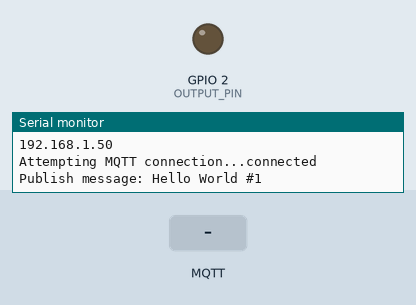
Recording of a sketch running on a simulated ESP8266 (NodeMCU). Parts: output pins drawn as LEDs (lit = HIGH), the last lines printed to the serial monitor. The test bench sets the inputs (shaded band). WiFi joins after 1.5 s; servers stay silent unless stated; no MQTT or app messages arrive unless stated.

Above: at 2.7 s.
2.8 s: MQTT message "0" arrives on the first subscribed topic
At 3.2 s:
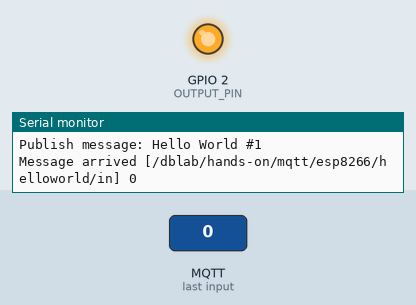
4.3 s: MQTT message "1" arrives on the first subscribed topic
At 5.5 s:
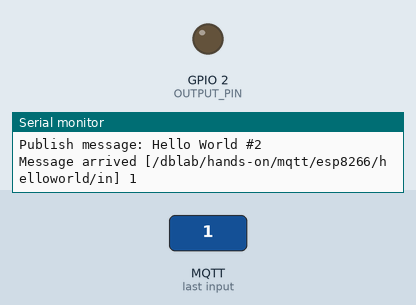
5.8 s: MQTT message "2" arrives on the first subscribed topic
At 6.6 s:
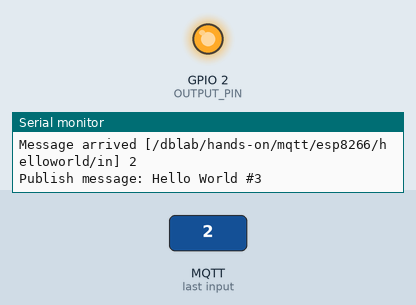
Timing chart, 0 to 8.8 s (numbered marks = the images above; inputs shaded):
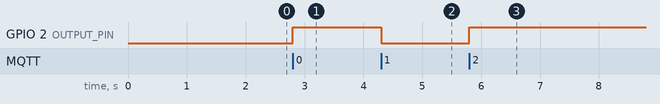

Measured:
- after the input at 2.8 s, GPIO 2 (OUTPUT_PIN): LOW → HIGH at once
- after the input at 4.3 s, GPIO 2 (OUTPUT_PIN): HIGH → LOW at once
- after the input at 5.8 s, GPIO 2 (OUTPUT_PIN): LOW → HIGH at once

The sketch:

MQTT_ESP8266.ino
```cpp
/*
 Basic ESP8266 MQTT example

 This sketch demonstrates the capabilities of the pubsub library in combination
 with the ESP8266 board/library.

 It connects to an MQTT server then:
  - publishes "Hello World" to the topic "mqtt_out_topic" every two seconds
  - subscribes to the topic "mqtt_in_topic", printing out any messages
    it receives. NB - it assumes the received payloads are strings not binary
  - If the first character of the topic "mqtt_in_topic" is an 1, switch ON the ESP Led,
    else switch it off

 It will reconnect to the server if the connection is lost using a blocking
 reconnect function. See the 'mqtt_reconnect_nonblocking' example for how to
 achieve the same result without blocking the main loop.
*/
#include <ESP8266WiFi.h>
#include <PubSubClient.h>

#define BAUD_RATE 115200
#define MESSAGE_MAX_SIZE 50
#define OUTPUT_PIN 2

// Update these with values suitable for your network.
const char* ssid = "DBLABDevices";
const char* password = "@rdu!n0$";
const char* mqtt_server = "192.168.10.18";
const int mqtt_server_port = 31223;
const char* mqtt_in_topic = "/dblab/hands-on/mqtt/esp8266/helloworld/in";
const char* mqtt_out_topic = "/dblab/hands-on/mqtt/esp8266/helloworld/out";

WiFiClient wifiClient;
PubSubClient client(wifiClient);
char msg[MESSAGE_MAX_SIZE];
int value = 0;
long lastMsg = 0;

// Initialize WIFI Module
void setup_wifi() {
  delay(10);
  // We start by connecting to a WiFi network
  Serial.println();
  Serial.print("Connecting to ");
  Serial.println(ssid);

  WiFi.begin(ssid, password);

  while (WiFi.status() != WL_CONNECTED) {
    delay(500);
    Serial.print(".");
  }

  Serial.println("");
  Serial.println("WiFi connected");
  Serial.println("IP address: ");
  Serial.println(WiFi.localIP());
}

// Callback function for incoming messages
void callback(char* topic, byte* payload, unsigned int length) {
  Serial.print("Message arrived [");
  Serial.print(topic);
  Serial.print("] ");
  for (int i = 0; i < length; i++) {
    Serial.print((char)payload[i]);
  }
  Serial.println();

  // Switch on the LED if an 1 was received as first character
  if ((char)payload[0] == '1') {
    digitalWrite(OUTPUT_PIN, LOW); // Turn the LED on (LOW is the voltage level)
    // but actually the LED is on; this is because
    // it is acive low on the ESP-01)
  } else {
    digitalWrite(OUTPUT_PIN, HIGH); // Turn the LED off (HIGH is the voltage level)
  }
}

// Function used to reconnect WIFI Module
void reconnect() {
  // Loop until we're reconnected
  while (!client.connected()) {
    Serial.print("Attempting MQTT connection...");
    // Attempt to connect
    if (client.connect("ESP8266Client")) {
      Serial.println("connected");
      // Once connected, publish an announcement...
      client.publish(mqtt_out_topic, "hello world");
      // ... and resubscribe
      client.subscribe(mqtt_in_topic);
    } else {
      Serial.print("failed, rc=");
      Serial.print(client.state());
      Serial.println(" try again in 5 seconds");
      // Wait 5 seconds before retrying
      delay(5000);
    }
  }
}

// Setup function runs once when you press reset or power the board
void setup() {
  // Setup serial port baud rate
  Serial.begin(BAUD_RATE);

  // Initialize digital pin 13 as an output.
  pinMode(OUTPUT_PIN, OUTPUT);

  // Initialize WIFI Module
  setup_wifi();

  // Setup mqtt server host and port
  client.setServer(mqtt_server, mqtt_server_port);

  // Setup mqtt callback function for incoming messages
  client.setCallback(callback);
}

// Loop function runs over and over again forever
void loop() {
  if (!client.connected()) {
    reconnect();
  }
  client.loop();

  long now = millis();
  if (now - lastMsg > 2000) {
    lastMsg = now;
    ++value;
    snprintf (msg, 75, "Hello World #%ld", value);
    Serial.print("Publish message: ");
    Serial.println(msg);
    client.publish(mqtt_out_topic, msg);
  }
}
```
